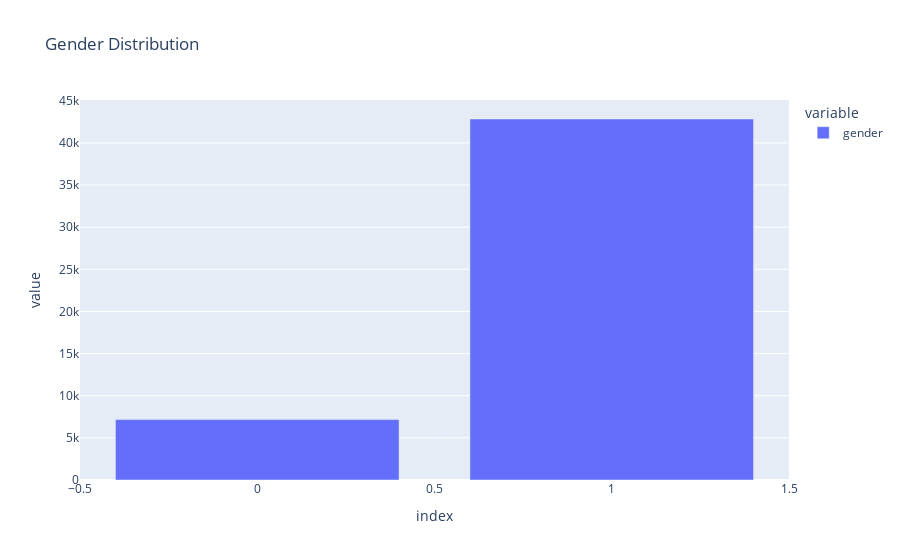
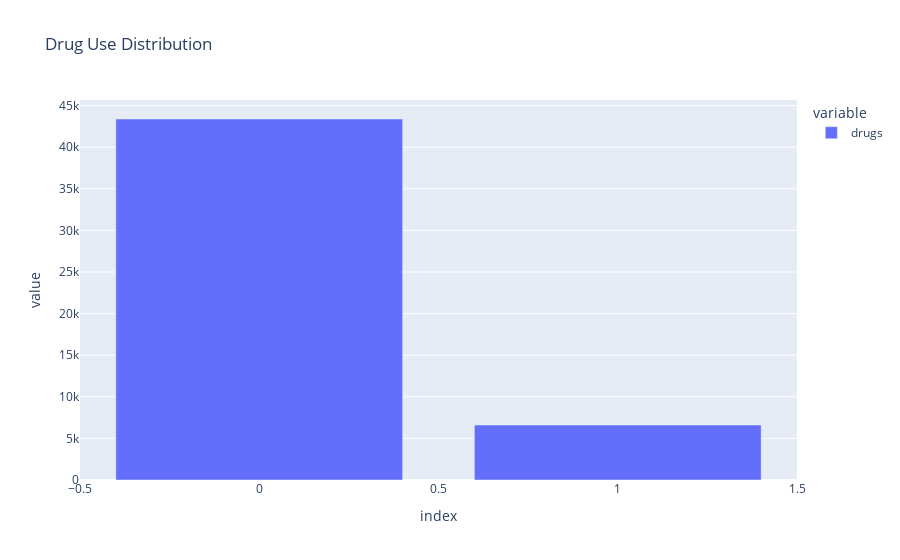

Notebook code cell kept with these figures, in order:
### Code cell
fig = px.bar(df['gender'].value_counts(), title='Gender Distribution')
fig.show()

fig = px.bar(df['drugs'].value_counts(), title='Drug Use Distribution')
fig.show()

### Figure 1 — Plotly figure (JSON) as saved in the notebook; plotly's stock layout.template omitted (floating-point values rounded to 4 significant figures)
{"data": [{"alignmentgroup": "True", "hovertemplate": "variable=gender<br>index=%{x}<br>value=%{y}<extra></extra>", "legendgroup": "gender", "marker": {"color": "#636efa", "pattern": {"shape": ""}}, "name": "gender", "offsetgroup": "gender", "orientation": "v", "showlegend": true, "textposition": "auto", "type": "bar", "x": [1, 0], "xaxis": "x", "y": [42835, 7165], "yaxis": "y"}], "layout": {"autosize": true, "barmode": "relative", "legend": {"title": {"text": "variable"}, "tracegroupgap": 0}, "title": {"text": "Gender Distribution"}, "xaxis": {"anchor": "y", "autorange": true, "domain": [0, 1], "range": [-0.5, 1.5], "title": {"text": "index"}, "type": "linear"}, "yaxis": {"anchor": "x", "autorange": true, "domain": [0, 1], "range": [0, 45090.0], "title": {"text": "value"}, "type": "linear"}}}

### Figure 2 — Plotly figure (JSON) as saved in the notebook; plotly's stock layout.template omitted (floating-point values rounded to 4 significant figures)
{"data": [{"alignmentgroup": "True", "hovertemplate": "variable=drugs<br>index=%{x}<br>value=%{y}<extra></extra>", "legendgroup": "drugs", "marker": {"color": "#636efa", "pattern": {"shape": ""}}, "name": "drugs", "offsetgroup": "drugs", "orientation": "v", "showlegend": true, "textposition": "auto", "type": "bar", "x": [0, 1], "xaxis": "x", "y": [43389, 6611], "yaxis": "y"}], "layout": {"autosize": true, "barmode": "relative", "legend": {"title": {"text": "variable"}, "tracegroupgap": 0}, "title": {"text": "Drug Use Distribution"}, "xaxis": {"anchor": "y", "autorange": true, "domain": [0, 1], "range": [-0.5, 1.5], "title": {"text": "index"}, "type": "linear"}, "yaxis": {"anchor": "x", "autorange": true, "domain": [0, 1], "range": [0, 45670.0], "title": {"text": "value"}, "type": "linear"}}}
